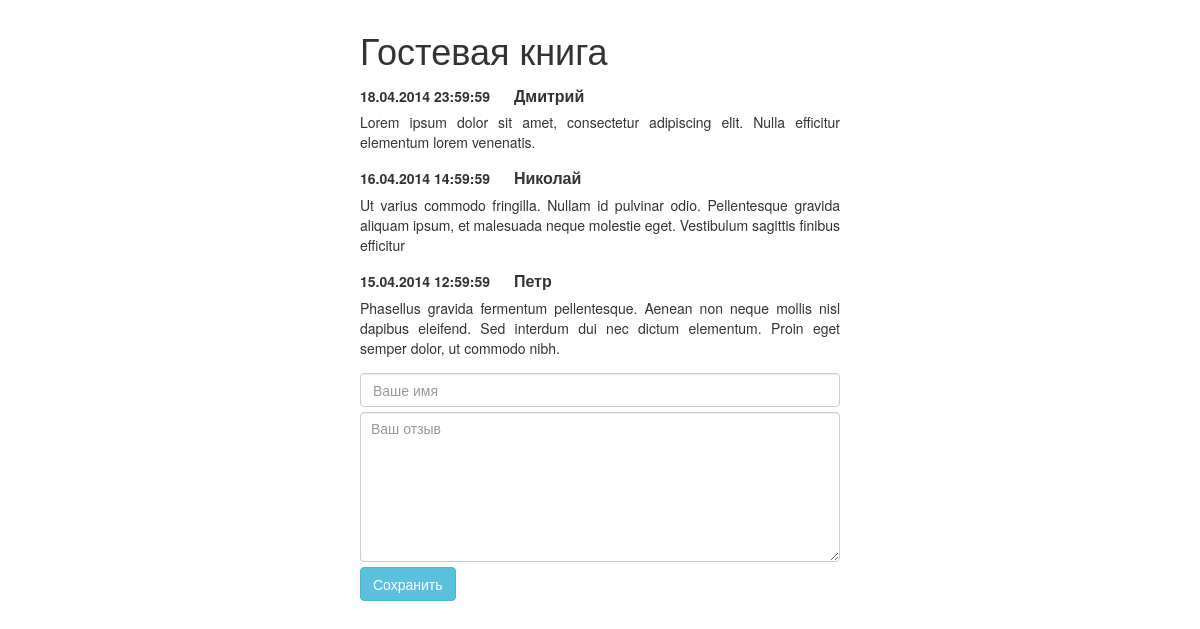
The page / on the database its author committed.
### tables this page shows
CREATE TABLE `posts` (
  `id` int(11) NOT NULL,
  `author` varchar(100) NOT NULL,
  `text` text NOT NULL,
  `date` varchar(100) NOT NULL
);

### index.php (the view, shortened to what this page needs)
<?php
include 'connect.php';
$sql = "SELECT * FROM `posts`";
$result = mysqli_query($link, $sql);
while($row = mysqli_fetch_assoc($result)) {
	$posts[] = $row;
}
?>
<!DOCTYPE html>
<html lang="ru">
<head>
	<link rel="stylesheet" href="css/bootstrap.min.css">
	<link rel="stylesheet" href="css/style.css">
</head>
<body>
	<div id="wrapper">
		<h1>Гостевая книга</h1>
		<?php foreach ($posts as $post): ?>
			<div class="note">
				<p>
					<span class="date"><? echo date('d.m.Y H:i:s', $post['date']); ?></span>
					<span class="name"><? echo $post['author']; ?></span>
				</p>
				<p><? echo $post['text']; ?></p>
			</div>
		<? endforeach; ?>
		<div id="form">
			<form action="add.php" method="POST">
				<p>
					<input type="text" name="author" class="form-control" placeholder="Ваше имя">
				</p>
				<p>
					<textarea class="form-control" name="text" placeholder="Ваш отзыв"></textarea>
				</p>
				<p><input type="submit" class="btn btn-info" value="Сохранить"></p>
			</form>
		</div>
	</div>
</body>
</html>

### css/style.css (style rules this page uses)
#wrapper { width: 500px; margin: 0px auto; padding: 10px; text-align: justify; }
#wrapper > div { margin-bottom: 15px; }
#wrapper p { margin-bottom: 5px; }
#wrapper h1 { margin-bottom: 15px; }
.date { font-weight: bold; }
.name { font-size: 12pt; margin-left: 20px; font-weight: bold; }
textarea.form-control { width: 100%; padding: 5px 10px; min-height: 150px; resize: vertical; text-align: justify; }

### rows shown on the page
posts: date "18.04.2014 23:59:59", author "Дмитрий", text "Lorem ipsum dolor sit amet, consectetur adipiscing elit. Nulla efficitur elementum lorem venenatis."
posts: date "16.04.2014 14:59:59", author "Николай", text "Ut varius commodo fringilla. Nullam id pulvinar odio. Pellentesque gravida aliquam ipsum, et malesuada neque molestie eget. Vestibulum sagittis finibus efficitur"
posts: date "15.04.2014 12:59:59", author "Петр", text "Phasellus gravida fermentum pellentesque. Aenean non neque mollis nisl dapibus eleifend. Sed interdum dui nec dictum elementum. Proin eget semper dolor, ut commodo nibh."
